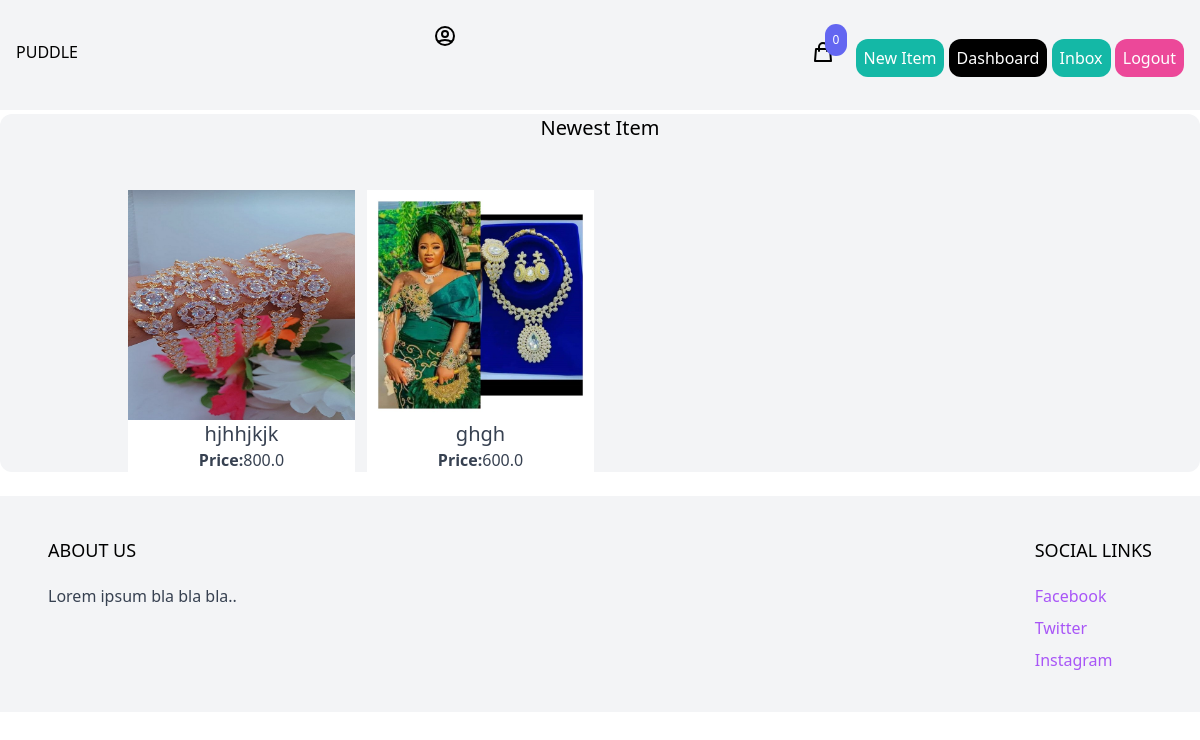
Page /dashboard/ (signed in) on the committed database.
### item/models.py (models this page shows, shortened)
class Item(models.Model):
    category = models.ForeignKey(Category, related_name ='items', on_delete = models.CASCADE)
    name = models.CharField(max_length = 255)
    description = models.TextField(blank =True, null =True)
    price = models.FloatField()
    image = models.ImageField(upload_to = 'item_images', blank =  True, null = True)
    is_sold = models.BooleanField(default = False)
    created_by = models.ForeignKey(User, related_name = 'items', on_delete = models.CASCADE)
    created_at = models.DateTimeField(auto_now_add=True)

### dashboard/views.py (the view)
# urls.py: path('', index, name = 'index'),
@login_required
def index(request):
    items = Item.objects.filter(created_by =request.user)
    return render(request, 'dashboard/index.html', {
        'items': items,
    })

### cart/cart.py (called while the page is built)
    def __len__(self):
        return sum(item['quantity'] for item in self.cart.values())

### cart/context_processors.py (called while the page is built)
def cart(request):
    return {'cart':Cart(request)}

### dashboard/templates/dashboard/index.html (shortened to what this page needs)
{% extends 'core/base.html' %}
{% block content %}
<div class="mt-1 my-6 px-12 bg-gray-100 rounded-xl">
    <h2 class="mb-12 text-xl text-center">Newest Item </h2>
    <div class="grid grid-cols-4 gap-3 px-20">
        {% for item in items %}
            <div>
                <a href="{% url 'item:detail' item.id %}">
                <div>
                    <img src="{{item.image.url}}" alt="">
                </div>
                <div class="bg-white text-gray-700">
                    <p class="text-xl text-center">{{item.name}}</p>
                    <p class="text-center"><strong>Price:</strong>{{item.price}}</p>
                </div>
                </a>
            </div>
        {% endfor %}
    </div>
</div>
{% endblock %}

### rows in the picture
Item: image (picture), name "hjhhjkjk", price "800.0"
Item: image (picture), name "ghgh", price "600.0"

### other values in the picture
{{ cart|length }} "0"
